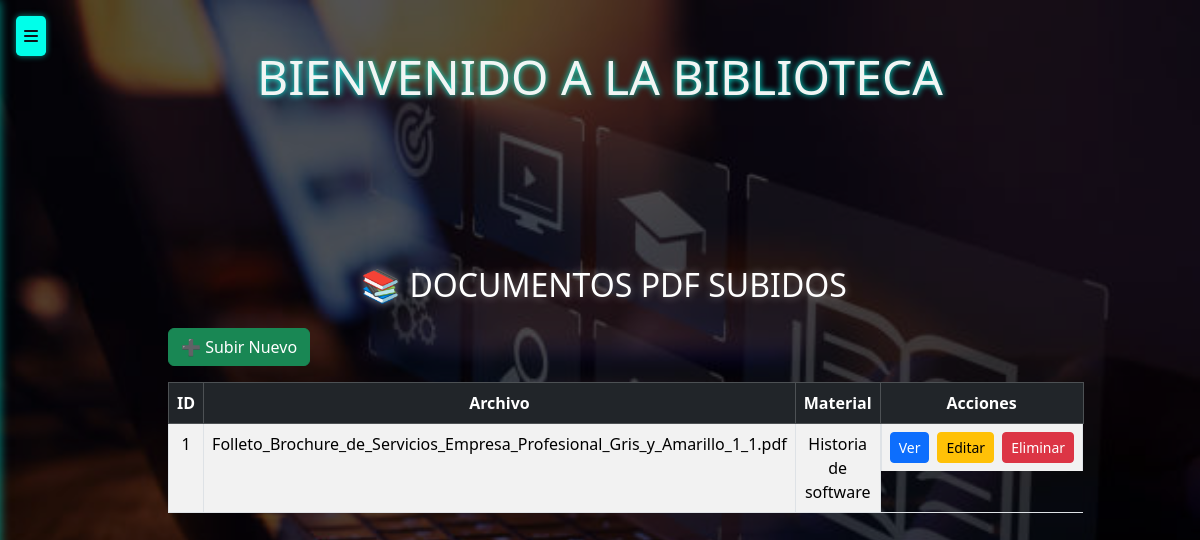
Before: /documentos/ with the older database file.
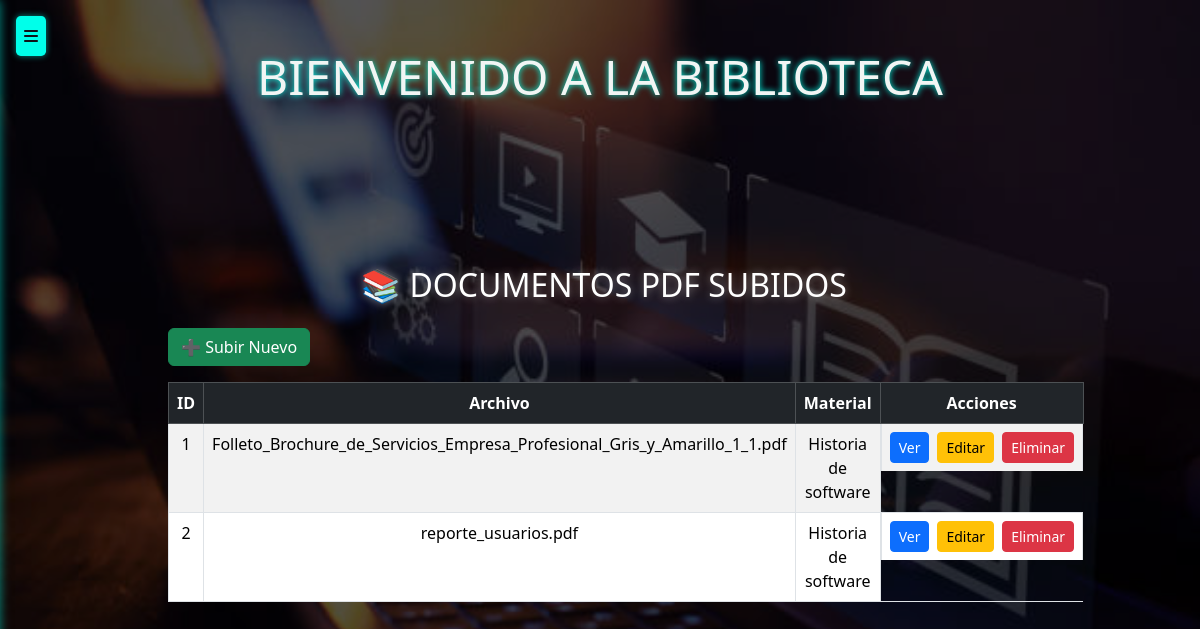
After: the same page with the newer database file.
### models/documento_model.py (models this page shows, shortened)
class Documento(db.Model):
    __tablename__ = "documentos"
    id_documento = db.Column(db.Integer, primary_key=True)
    id_material = db.Column(db.Integer, db.ForeignKey('materiales.id_material'), nullable=False)
    nombre = db.Column(db.String(150), nullable=False)
    material = db.relationship('Material', back_populates = 'documento')
    @property
    def id(self):
        return self.id_documento

### models/material_model.py (models this page shows, shortened)
class Material(db.Model):
    __tablename__ = 'materiales'
    id_material = db.Column(db.Integer, primary_key=True)
    tipo = db.Column(db.String(50), nullable=False)
    titulo = db.Column(db.String(100), nullable=False)
    fecha_ingreso = db.Column(db.String(20), nullable=False)
    estado = db.Column(db.String(20), nullable=False)
    id_categoria = db.Column(db.Integer, db.ForeignKey('categoria.id_cat'),nullable=False)
    id_autor = db.Column(db.Integer, db.ForeignKey('autores.id_autor'), nullable=False)
    id_materia = db.Column(db.Integer, db.ForeignKey('materias.id_materia'), nullable=False)
    id_donador = db.Column(db.Integer, db.ForeignKey('donadores.id_donador'))
    categoria = db.relationship('Categoria', back_populates='materiales')
    libro = db.relationship('Libro', back_populates='material')
    autor = db.relationship('Autores', back_populates='materiales')
    audio = db.relationship('Audio', back_populates = 'material')
    proyecto_academico = db.relationship('Proyecto', back_populates='material')
    video = db.relationship('Video', back_populates='material')
    materia = db.relationship('Materia', back_populates='material')
    donador = db.relationship('Donador', back_populates='material')
    documento = db.relationship('Documento', back_populates='material')

### controllers/documento_controllers.py (the view)
@documentos_bp.route('/')
def index():
    documentos = Documento.query.all()
    return render_template('documentos/index.html', documentos=documentos)

### templates/documentos/index.html (shortened to what this page needs)
{% extends 'base.html' %}
{% block content %}
<div class="container mt-4" style="max-width: 900px;">
  <h2 class="text-center mb-4 ">📚 Documentos PDF Subidos</h2>
  <a href="{{ url_for('documentos.subir_pdf') }}" class="btn btn-success mb-3">➕ Subir Nuevo</a>
  <table class="table table-bordered table-striped text-center mx-auto">
    <thead class="table-dark">
      <tr>
        <th>ID</th>
        <th>Archivo</th>
        <th>Material</th>
        <th>Acciones</th>
      </tr>
    </thead>
    <tbody>
      {% for doc in documentos %}
      <tr>
        <td>{{ doc.id_documento }}</td>
        <td>{{ doc.nombre }}</td>
        <td>{{ doc.material.titulo }}</td>
        <td class="d-flex justify-content-center gap-2">
          <a href="{{ url_for('static', filename='pdf/' + doc.nombre) }}" target="_blank" class="btn btn-primary btn-sm">Ver</a>
          <a href="{{ url_for('documentos.editar', id=doc.id) }}" class="btn btn-warning btn-sm">Editar</a>
          <form method="POST" action="{{ url_for('documentos.eliminar', id=doc.id) }}" style="display:inline;" onsubmit="return confirm('¿Eliminar este documento?');">
            <button type="submit" class="btn btn-danger btn-sm">Eliminar</button>
          </form>
        </td>
      </tr>
      {% else %}
      <tr>
        <td colspan="4" class="text-center">No hay documentos subidos.</td>
      </tr>
      {% endfor %}
    </tbody>
  </table>
</div>
{% endblock %}

Changed rows visible on the page:
added Documento: id_documento "2", nombre "reporte_usuarios.pdf", material.titulo "Historia de software"
